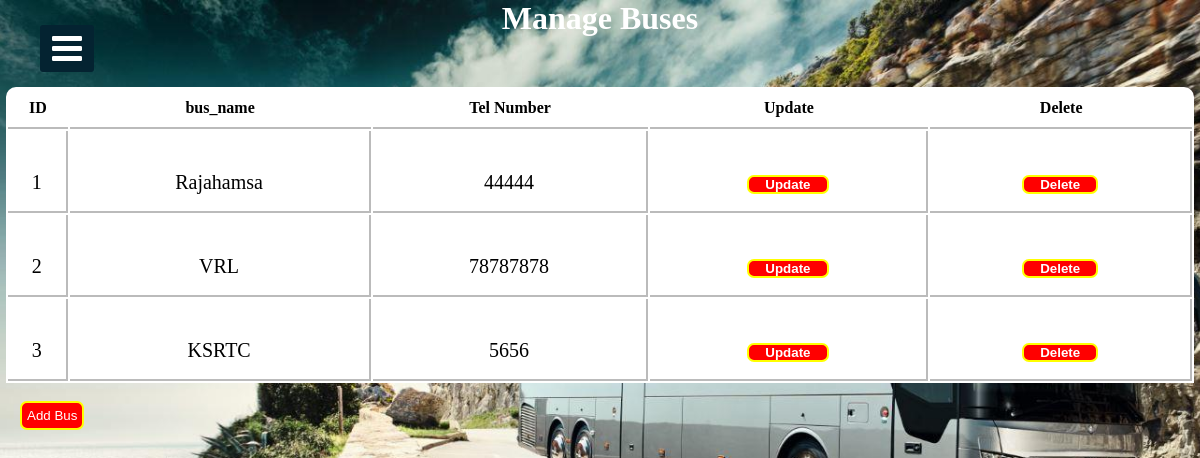
/ManagesBuses.php, run on the app's committed database.
### tables this page shows
CREATE TABLE `bus` (
  `id` int(11) NOT NULL,
  `Bus_Name` varchar(255) NOT NULL,
  `Tel` varchar(20) NOT NULL
);

### ManagesBuses.php (the view, shortened to what this page needs)
<?php
  include("connection.php");
?>
<!DOCTYPE html>
<html>
<head>
  <link rel="stylesheet" href="https://cdnjs.cloudflare.com/ajax/libs/font-awesome/4.7.0/css/font-awesome.min.css">
<link rel="stylesheet" href="cssfile/sidebar.css">
</head>
<body>
  <label for="check">
<i class="fa fa-bars" id="btn"></i>
  </label>
<div class="sidebar2">
		<h1 class="adminTopic">Manage Buses</h1>
<?php
    $sqlget="SELECT * FROM bus";
    $sqldata=mysqli_query($conn,$sqlget) or die('error getting');
    echo "<table>";
    echo "<tr>
      <th>ID</th>
    <th>bus_name</th>
    <th>Tel Number</th>
    <th>Update</th>
    <th>Delete</th>
       </tr>";
       while ($row=mysqli_fetch_array($sqldata,MYSQLI_ASSOC))
       {
        echo "<tr><td>";
        echo $row['id'];
        echo "</td><td>";
        echo $row['Bus_Name'];
        echo "</td><td>";
        echo $row['Tel'];
        echo "</td>";
        ?>
        <td>
        <button style="border:2px solid yellow; border-radius:7px; background-color:red;color:white;">
          <a href="UpdateBus.php?id=<?php echo $row['id'];?>">
          Update
          </a>
        </button>
        </td><td>
        <button style = "border:2px solid yellow; border-radius:7px; background-color:red;color:white;" >
          <a href="deleteBus.php?id=<?php echo $row['id'];?>">
            Delete
        </a>
       </button>
        </td></tr>
<?php
       }
       echo "</table>";
?>
<br>
                       <a href="AddBus.php">     <button class="btnPolicy">Add Bus</button></a>
</div>
</body>
</html>

### cssfile/sidebar.css (style rules this page uses)
* { margin: 0; padding: 0; list-style: none; text-decoration: none; }
label #btn, label #cancle { position: absolute; cursor: pointer; background: #042331; color: #fff; border-radius: 3px; }
label #btn { left: 40px; top: 25px; font-size: 35px; color: #fff; padding: 6px 12px; transition: all 0.5s; }

### ManagesBuses.php (style rules this page uses)
body { background-image: url("image/9.jpg"); background-position: center; background-size: cover; height: 700px; background-repeat: no-repeat; background-attachment: fixed; }
.adminTopic { text-align: center; color: #fff; }
table { width:99%; border-collapse: separate !important; margin:auto; text-align:center; margin-top:50px; background-color: rgb(255, 255, 255); border-radius: 10px 10px 0px 0px; }
table th { border-bottom:2px solid rgb(187, 187, 187); padding:10px 0px 10px 0px; font-family: "balsamiq_sansitalic" !important; }
table tr td { border-right: 2px solid rgb(187, 187, 187); height: 58px; padding: 22px 0px 0px 0px; font-family: "monospace;" !important; border-bottom: 2px solid rgb(187, 187, 187); font-size: 20px; }
table tr td a { color: white; border-radius: 5px; padding: 6px; text-decoration: none; margin: 10px; font-weight: 700; }
button { padding: 5px 5px 5px 5x; }
.btnPolicy { padding: 5px 5px 5px 5px; border: 2px solid yellow; border-radius: 7px; background-color: red; color: white; margin-left: 20px; }

### data on the page
bus: id "1", Bus_Name "Rajahamsa", Tel "44444"
bus: id "2", Bus_Name "VRL", Tel "78787878"
bus: id "3", Bus_Name "KSRTC", Tel "5656"
